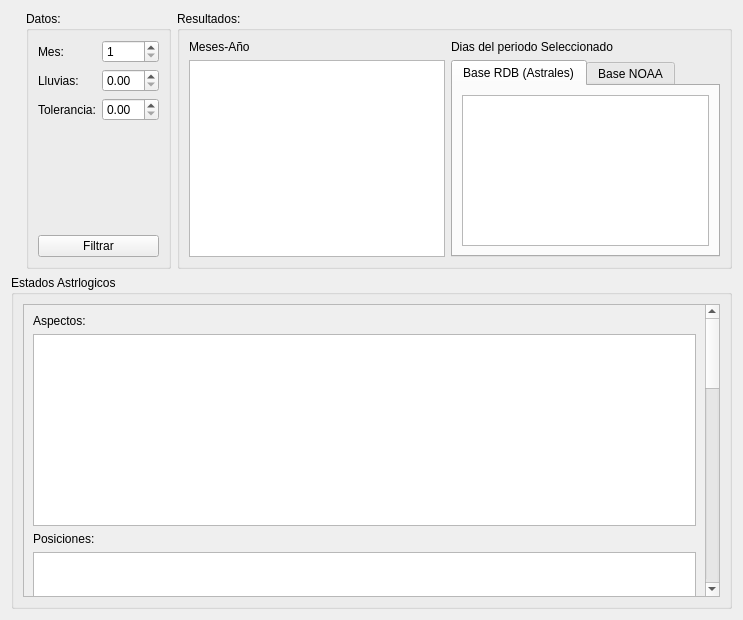
<?xml version="1.0" encoding="UTF-8"?>
<ui version="4.0">
 <class>processByMonths</class>
 <widget class="QWidget" name="processByMonths">
  <property name="geometry">
   <rect>
    <x>0</x>
    <y>0</y>
    <width>743</width>
    <height>620</height>
   </rect>
  </property>
  <property name="windowTitle">
   <string>Form</string>
  </property>
  <layout class="QVBoxLayout" name="verticalLayout_5">
   <item>
    <layout class="QHBoxLayout" name="horizontalLayout_2">
     <property name="leftMargin">
      <number>15</number>
     </property>
     <property name="rightMargin">
      <number>0</number>
     </property>
     <item>
      <widget class="QGroupBox" name="groupBox">
       <property name="title">
        <string>Datos:</string>
       </property>
       <layout class="QVBoxLayout" name="verticalLayout">
        <item>
         <layout class="QFormLayout" name="formLayout">
          <property name="fieldGrowthPolicy">
           <enum>QFormLayout::AllNonFixedFieldsGrow</enum>
          </property>
          <item row="0" column="0">
           <widget class="QLabel" name="mesLabel">
            <property name="text">
             <string>Mes:</string>
            </property>
           </widget>
          </item>
          <item row="0" column="1">
           <widget class="QSpinBox" name="mesSpinBox">
            <property name="minimum">
             <number>1</number>
            </property>
            <property name="maximum">
             <number>12</number>
            </property>
           </widget>
          </item>
          <item row="1" column="0">
           <widget class="QLabel" name="lluviasLabel">
            <property name="text">
             <string>Lluvias:</string>
            </property>
           </widget>
          </item>
          <item row="1" column="1">
           <widget class="QDoubleSpinBox" name="lluviasDoubleSpinBox"/>
          </item>
          <item row="2" column="0">
           <widget class="QLabel" name="toleranciaLabel">
            <property name="text">
             <string>Tolerancia:</string>
            </property>
           </widget>
          </item>
          <item row="2" column="1">
           <widget class="QDoubleSpinBox" name="toleranciaDoubleSpinBox"/>
          </item>
         </layout>
        </item>
        <item>
         <widget class="QPushButton" name="filterButton">
          <property name="text">
           <string>Filtrar</string>
          </property>
          <property name="icon">
           <iconset resource="resource.qrc">
            <normaloff>:/icons/icons/system-search-4.png</normaloff>:/icons/icons/system-search-4.png</iconset>
          </property>
         </widget>
        </item>
       </layout>
      </widget>
     </item>
     <item>
      <widget class="QGroupBox" name="groupBox_2">
       <property name="title">
        <string>Resultados:</string>
       </property>
       <layout class="QHBoxLayout" name="horizontalLayout_3">
        <item>
         <layout class="QVBoxLayout" name="verticalLayout_2">
          <property name="bottomMargin">
           <number>0</number>
          </property>
          <item>
           <widget class="QLabel" name="label">
            <property name="text">
             <string>Meses-Año</string>
            </property>
           </widget>
          </item>
          <item>
           <widget class="QTableView" name="monthResultTableView">
            <property name="sizePolicy">
             <sizepolicy hsizetype="Minimum" vsizetype="Expanding">
              <horstretch>0</horstretch>
              <verstretch>0</verstretch>
             </sizepolicy>
            </property>
            <property name="editTriggers">
             <set>QAbstractItemView::NoEditTriggers</set>
            </property>
            <property name="selectionMode">
             <enum>QAbstractItemView::SingleSelection</enum>
            </property>
            <property name="selectionBehavior">
             <enum>QAbstractItemView::SelectRows</enum>
            </property>
            <property name="sortingEnabled">
             <bool>true</bool>
            </property>
           </widget>
          </item>
         </layout>
        </item>
        <item>
         <layout class="QVBoxLayout" name="verticalLayout_3">
          <property name="bottomMargin">
           <number>0</number>
          </property>
          <item>
           <widget class="QLabel" name="label_2">
            <property name="text">
             <string>Dias del periodo Seleccionado</string>
            </property>
           </widget>
          </item>
          <item>
           <widget class="QTabWidget" name="tabWidget">
            <property name="currentIndex">
             <number>0</number>
            </property>
            <widget class="QWidget" name="tab">
             <attribute name="title">
              <string>Base RDB (Astrales)</string>
             </attribute>
             <layout class="QVBoxLayout" name="verticalLayout_7">
              <item>
               <widget class="QTableView" name="dayResultTableView">
                <property name="editTriggers">
                 <set>QAbstractItemView::NoEditTriggers</set>
                </property>
                <property name="selectionMode">
                 <enum>QAbstractItemView::SingleSelection</enum>
                </property>
                <property name="selectionBehavior">
                 <enum>QAbstractItemView::SelectRows</enum>
                </property>
                <property name="sortingEnabled">
                 <bool>true</bool>
                </property>
               </widget>
              </item>
             </layout>
            </widget>
            <widget class="QWidget" name="tab_2">
             <attribute name="title">
              <string>Base NOAA</string>
             </attribute>
             <layout class="QVBoxLayout" name="verticalLayout_8">
              <item>
               <widget class="QTableView" name="noaaResultTableView">
                <property name="editTriggers">
                 <set>QAbstractItemView::NoEditTriggers</set>
                </property>
               </widget>
              </item>
             </layout>
            </widget>
           </widget>
          </item>
         </layout>
        </item>
       </layout>
      </widget>
     </item>
    </layout>
   </item>
   <item>
    <widget class="QGroupBox" name="groupBox_3">
     <property name="title">
      <string>Estados Astrlogicos</string>
     </property>
     <layout class="QVBoxLayout" name="verticalLayout_4">
      <item>
       <widget class="QScrollArea" name="scrollArea">
        <property name="widgetResizable">
         <bool>true</bool>
        </property>
        <widget class="QWidget" name="scrollAreaWidgetContents">
         <property name="geometry">
          <rect>
           <x>0</x>
           <y>0</y>
           <width>686</width>
           <height>1097</height>
          </rect>
         </property>
         <layout class="QVBoxLayout" name="verticalLayout_6">
          <item>
           <widget class="QLabel" name="label_5">
            <property name="text">
             <string>Aspectos:</string>
            </property>
           </widget>
          </item>
          <item>
           <widget class="QTableView" name="AspectsTableView">
            <property name="sizePolicy">
             <sizepolicy hsizetype="Expanding" vsizetype="Fixed">
              <horstretch>0</horstretch>
              <verstretch>0</verstretch>
             </sizepolicy>
            </property>
            <property name="editTriggers">
             <set>QAbstractItemView::NoEditTriggers</set>
            </property>
            <property name="selectionMode">
             <enum>QAbstractItemView::SingleSelection</enum>
            </property>
            <property name="selectionBehavior">
             <enum>QAbstractItemView::SelectRows</enum>
            </property>
            <property name="sortingEnabled">
             <bool>true</bool>
            </property>
           </widget>
          </item>
          <item>
           <widget class="QLabel" name="label_3">
            <property name="text">
             <string>Posiciones:</string>
            </property>
           </widget>
          </item>
          <item>
           <widget class="QTableView" name="positionTableView">
            <property name="sizePolicy">
             <sizepolicy hsizetype="Expanding" vsizetype="Fixed">
              <horstretch>0</horstretch>
              <verstretch>0</verstretch>
             </sizepolicy>
            </property>
            <property name="editTriggers">
             <set>QAbstractItemView::NoEditTriggers</set>
            </property>
            <property name="selectionMode">
             <enum>QAbstractItemView::SingleSelection</enum>
            </property>
            <property name="selectionBehavior">
             <enum>QAbstractItemView::SelectRows</enum>
            </property>
            <property name="sortingEnabled">
             <bool>true</bool>
            </property>
           </widget>
          </item>
          <item>
           <widget class="QLabel" name="label_4">
            <property name="text">
             <string>Casas:</string>
            </property>
           </widget>
          </item>
          <item>
           <widget class="QTableView" name="housesTableView">
            <property name="sizePolicy">
             <sizepolicy hsizetype="Expanding" vsizetype="Fixed">
              <horstretch>0</horstretch>
              <verstretch>0</verstretch>
             </sizepolicy>
            </property>
            <property name="editTriggers">
             <set>QAbstractItemView::NoEditTriggers</set>
            </property>
            <property name="selectionMode">
             <enum>QAbstractItemView::SingleSelection</enum>
            </property>
            <property name="selectionBehavior">
             <enum>QAbstractItemView::SelectRows</enum>
            </property>
            <property name="sortingEnabled">
             <bool>false</bool>
            </property>
           </widget>
          </item>
          <item>
           <widget class="QLabel" name="label_6">
            <property name="text">
             <string>Signos:</string>
            </property>
           </widget>
          </item>
          <item>
           <widget class="QTableView" name="signsTableView">
            <property name="sizePolicy">
             <sizepolicy hsizetype="Expanding" vsizetype="Fixed">
              <horstretch>0</horstretch>
              <verstretch>0</verstretch>
             </sizepolicy>
            </property>
            <property name="editTriggers">
             <set>QAbstractItemView::NoEditTriggers</set>
            </property>
            <property name="selectionMode">
             <enum>QAbstractItemView::SingleSelection</enum>
            </property>
            <property name="selectionBehavior">
             <enum>QAbstractItemView::SelectRows</enum>
            </property>
            <property name="sortingEnabled">
             <bool>true</bool>
            </property>
           </widget>
          </item>
          <item>
           <widget class="QLabel" name="label_7">
            <property name="text">
             <string>Cuadrantes:</string>
            </property>
           </widget>
          </item>
          <item>
           <widget class="QTableView" name="quadrantsTableView">
            <property name="sizePolicy">
             <sizepolicy hsizetype="Expanding" vsizetype="Fixed">
              <horstretch>0</horstretch>
              <verstretch>0</verstretch>
             </sizepolicy>
            </property>
            <property name="editTriggers">
             <set>QAbstractItemView::NoEditTriggers</set>
            </property>
            <property name="selectionMode">
             <enum>QAbstractItemView::SingleSelection</enum>
            </property>
            <property name="selectionBehavior">
             <enum>QAbstractItemView::SelectRows</enum>
            </property>
            <property name="sortingEnabled">
             <bool>true</bool>
            </property>
           </widget>
          </item>
         </layout>
        </widget>
       </widget>
      </item>
     </layout>
    </widget>
   </item>
  </layout>
 </widget>
 <resources>
  <include location="resource.qrc"/>
 </resources>
 <connections/>
</ui>
